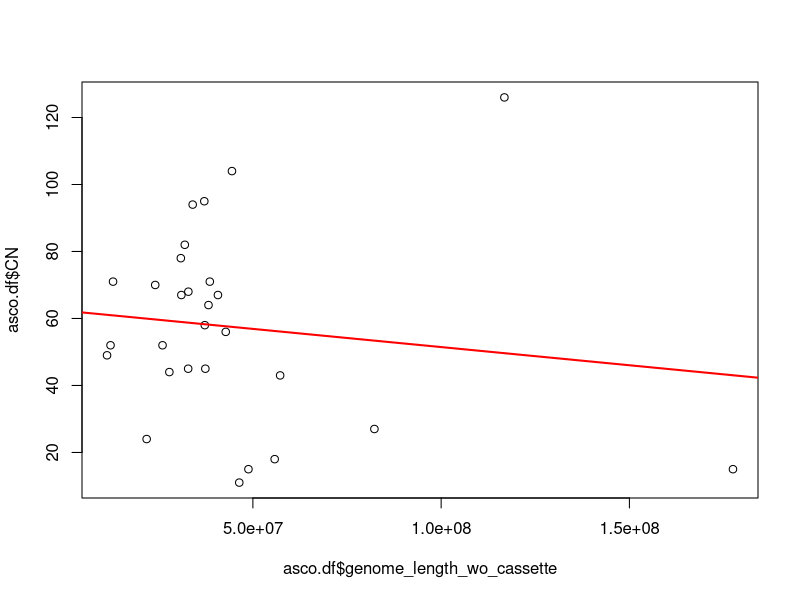
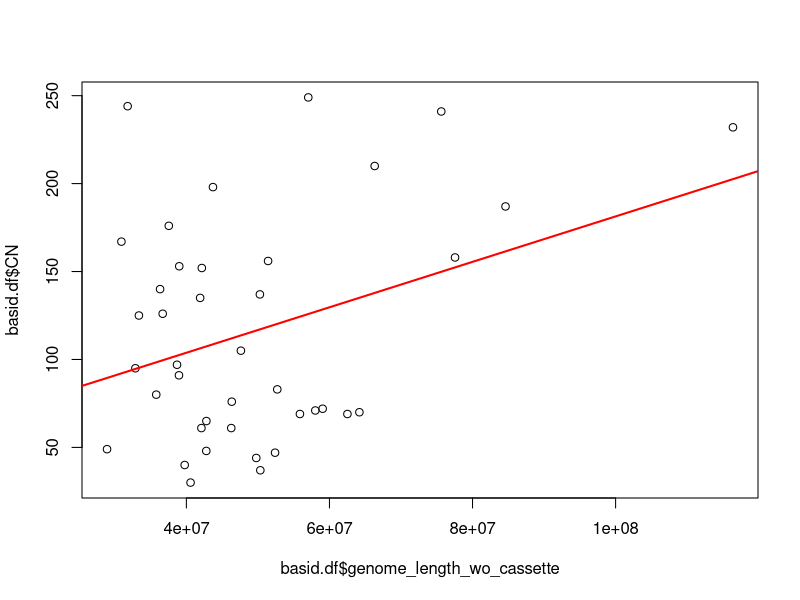
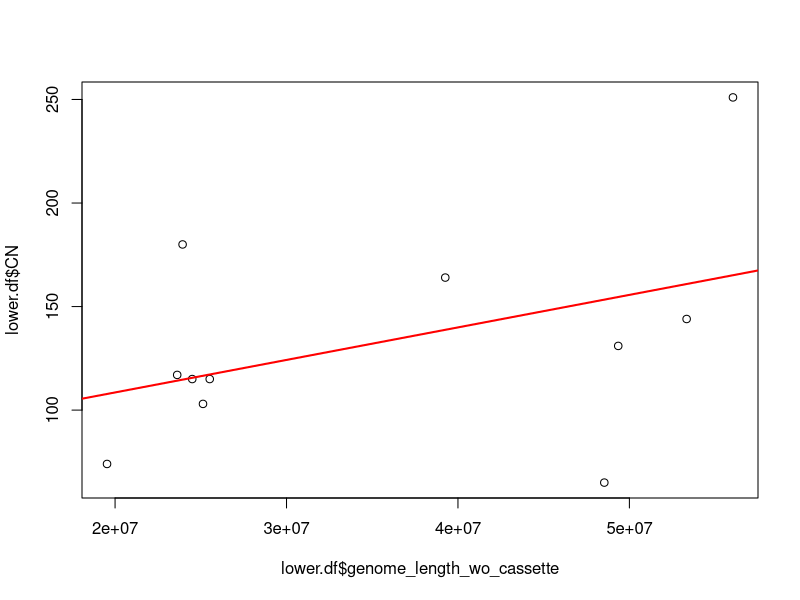
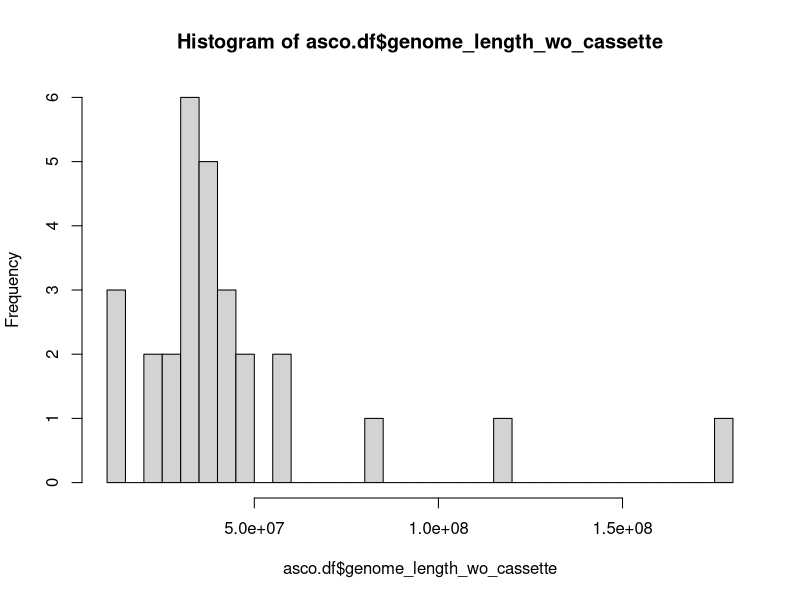
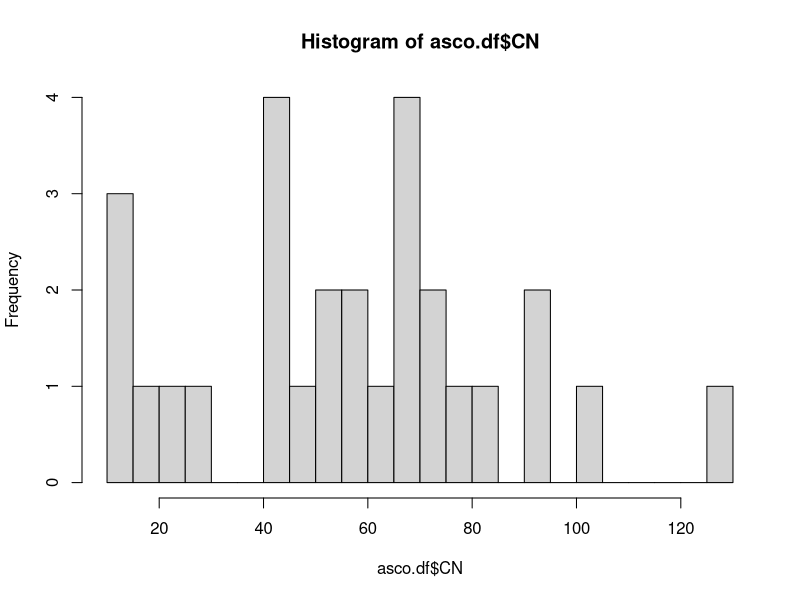
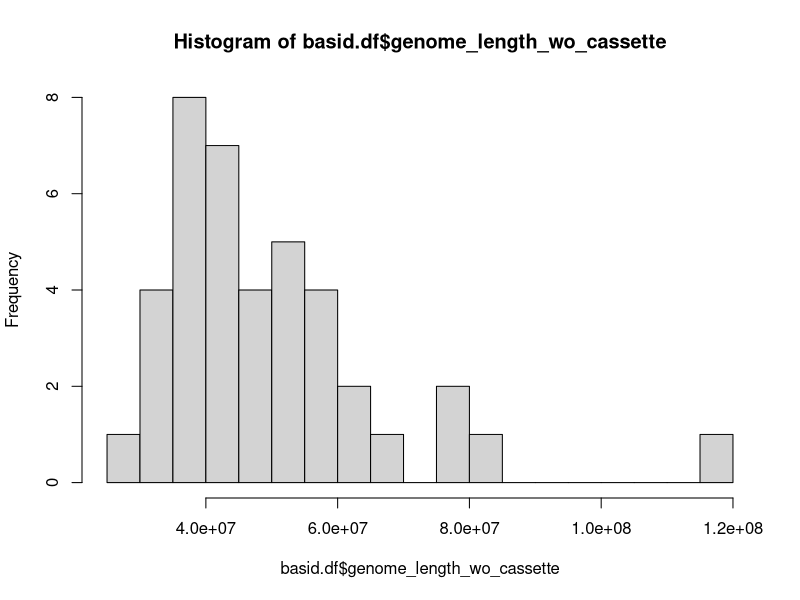
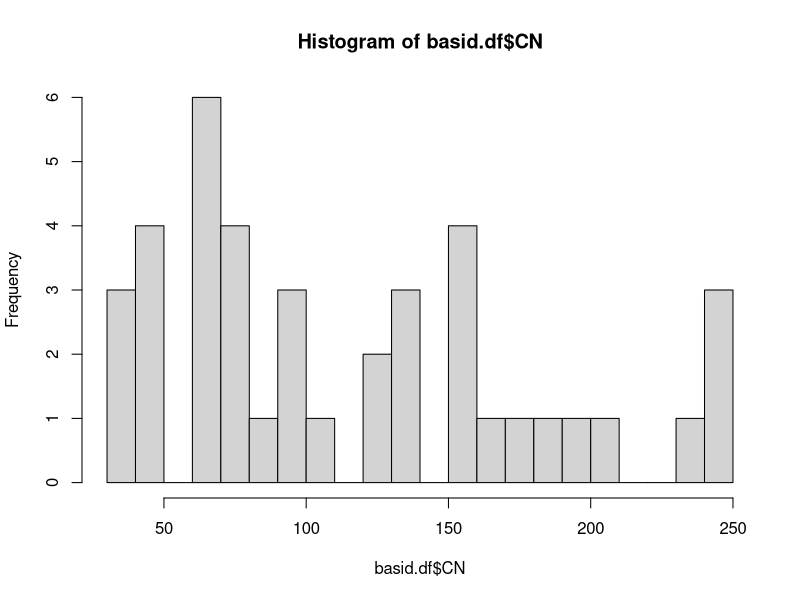
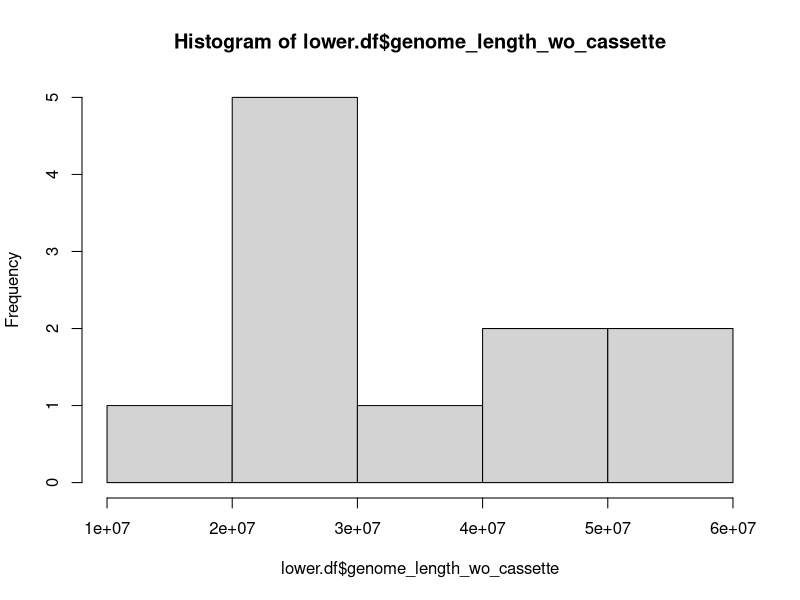

Recreate these plots in R, in order.
setwd("~/Desktop/J.Mol.Ecol.Revised")

#Read in file
df<- read.csv("genome_size.csv")

#exclue Basidiobolus outlier 
df_noB<- df[ df$Genus!="Basidiobolus",] 
#exclue NA's
df_noB_noOut<- df_noB[ !is.na(df_noB$genome.size..Mbp.),] 


#normallize genome size by the size of rDNA cassette 
cassette_size_in_bp<- df_noB_noOut$CN*3900 #assume 3900bp for average single cassette size
genome_size_in_pb<- df_noB_noOut$genome.size..Mbp.*1000000 # Mbp convert to bp
genome_length_wo_cassette<- genome_size_in_pb - cassette_size_in_bp #subtract casette size from genome size
df_with_rDNA_size<-cbind(df_noB_noOut, genome_length_wo_cassette )

#seperate Basids, Ascos, Lower
asco.df<- df_with_rDNA_size[df_with_rDNA_size$Phylum == "Ascomycota",] 
basid.df<- df_with_rDNA_size[df_with_rDNA_size$Phylum == "Basidiomycota",] 
lower.df<- df_with_rDNA_size[df_with_rDNA_size$Phylum != "Basidiomycota", ]
lower.df<- lower.df[lower.df$Phylum != "Ascomycota",]

#check assumptions for Pearson's 
#linear? Ascos
plot(asco.df$genome_length_wo_cassette, asco.df$CN)
abline(lm(asco.df$CN ~ asco.df$genome_length_wo_cassette), col='red',lwd=2)
#linear? Basids
plot(basid.df$genome_length_wo_cassette, basid.df$CN)
abline(lm(basid.df$CN ~ basid.df$genome_length_wo_cassette), col='red',lwd=2)
#linear? lower
plot(lower.df$genome_length_wo_cassette, lower.df$CN)
abline(lm(lower.df$CN ~ lower.df$genome_length_wo_cassette), col='red',lwd=2)

#normal? Ascos
hist(asco.df$genome_length_wo_cassette, breaks = 30)
shapiro.test(asco.df$genome_length_wo_cassett) #not normal genome length (<.05)
hist(asco.df$CN, breaks = 30)
shapiro.test(asco.df$CN) #normal CN (>.05)

#normal? Basids
hist(basid.df$genome_length_wo_cassette, breaks = 30)
shapiro.test(basid.df$genome_length_wo_cassett) #not normal genome length (<.05)
hist(basid.df$CN, breaks = 30)
shapiro.test(basid.df$CN) #normal CN (>.05)

#normal? Lower
hist(lower.df$genome_length_wo_cassette)
shapiro.test(lower.df$genome_length_wo_cassett) #not normal genome length(<.05)
hist(lower.df$CN, breaks = 30)
shapiro.test(lower.df$CN) #normal CN (>.05)

#normal after transformation? Ascos
hist(log(asco.df$genome_length_wo_cassette), breaks = 30)
shapiro.test(log(asco.df$genome_length_wo_cassette)) #normal genome length (>.05)
qqplot(log(asco.df$genome_length_wo_cassette), log(asco.df$CN))
hist(log(asco.df$CN), breaks = 30)
shapiro.test(log(asco.df$CN)) #normal CN (>.05)

#normal after transformation? Basids
hist(log(basid.df$genome_length_wo_cassette), breaks = 30)
shapiro.test(log(basid.df$genome_length_wo_cassett)) #normal (>.05)
qqplot(log(basid.df$genome_length_wo_cassette), log(basid.df$CN))
hist(log(basid.df$CN), breaks = 30)
shapiro.test(log(basid.df$CN)) #not normal (<.05)- don't transform

#normal after transformation? Lower
hist(log(lower.df$genome_length_wo_cassette))
shapiro.test(log(lower.df$genome_length_wo_cassett)) #not normal (<.05)
qqplot(log(lower.df$genome_length_wo_cassette), log(lower.df$CN))
hist(log(lower.df$CN))
shapiro.test(log(lower.df$CN)) #normal (>.05)

##Conclusion:
#transform all except CN for ascos (normal before transformation, not normal after)
#Question: what to do about the genome length for Lower? transformation with log didn't help

#Pearsons's 
#Ascos, log length, but not CN
cor.test(log(asco.df$genome_length_wo_cassette), asco.df$CN, method = "pearson") #not significant
#Basids log length, and log CN
cor.test(log(basid.df$genome_length_wo_cassette), log(basid.df$CN), method = "pearson") #not significant
#Lower log length (?still not normal), log CN
cor.test(log(lower.df$genome_length_wo_cassette), lower.df$CN, method = "pearson") #not significant

#Spearman's
#Ascos, log length but not CN
cor.test(log(asco.df$genome_length_wo_cassette), asco.df$CN, method = "spearman") #not significant
#Basids log length, and CN
cor.test(log(basid.df$genome_length_wo_cassette), log(basid.df$CN), method = "spearman") #not significant
#Lower log length (?still not normal), log CN
cor.test(log(lower.df$genome_length_wo_cassette), lower.df$CN, method = "spearman") #not significant


#Kendall's
#Ascos, log length but not CN
cor.test(log(asco.df$genome_length_wo_cassette), asco.df$CN, method = "kendall") #not significant
#Basids log length, and CN
cor.test(log(basid.df$genome_length_wo_cassette), log(basid.df$CN), method = "kendall") #not significant
#Lower log length (?still not normal), log CN
cor.test(log(lower.df$genome_length_wo_cassette), lower.df$CN, method = "kendall") #not significant



###try without log transforming anyhing 
#Pearsons's 
#Ascos no logs
cor.test(asco.df$genome_length_wo_cassette, asco.df$CN, method = "pearson") #not significant
#Basids no logs
cor.test(basid.df$genome_length_wo_cassette, basid.df$CN, method = "pearson") #not significant
#Lower no logs
cor.test(lower.df$genome_length_wo_cassette, lower.df$CN, method = "pearson") #not significant

#Spearman's
#Ascos, no logs
cor.test(asco.df$genome_length_wo_cassette, asco.df$CN, method = "spearman") #not significant
#Basids no logs
cor.test(basid.df$genome_length_wo_cassette, basid.df$CN, method = "spearman") #not significant
#Lower no logs
cor.test(lower.df$genome_length_wo_cassette, lower.df$CN, method = "spearman") #not significant


#Kendall's
#Ascos, no logs
cor.test(asco.df$genome_length_wo_cassette, asco.df$CN, method = "kendall") #not significant
#Basids no logs
cor.test(basid.df$genome_length_wo_cassette, basid.df$CN, method = "kendall") #not significant
#Lower no logs
cor.test(lower.df$genome_length_wo_cassette, lower.df$CN, method = "kendall") #not significant

#Ok Cool. Genome size independent of CN and CN are NOT correlated in ant way.
#Lets plot this to show it. 

#get plot range
CN_range<- range(df_with_rDNA_size$CN)
genome_size_range<- range(df_with_rDNA_size$genome_length_wo_cassette)

plot(asco.df$genome_length_wo_cassette, asco.df$CN,col = "#006666", pch = 20, xlab = "Geome size", ylab = "CN", 
     main = "corelation between genome size and CN", xlim = genome_size_range, ylim = CN_range)
abline(lm(asco.df$CN ~ asco.df$genome_length_wo_cassette), col = '#006666')
points(basid.df$genome_length_wo_cassette, basid.df$CN, col = '#CCCB64', pch = 20)
abline(lm(basid.df$CN ~ basid.df$genome_length_wo_cassette), col = '#CCCB64')
points(lower.df$genome_length_wo_cassette, lower.df$CN, col = '#F16639', pch = 20)
abline(lm(lower.df$CN ~ lower.df$genome_length_wo_cassette), col = '#F16639')
abline(lm(df_with_rDNA_size$CN ~ df_with_rDNA_size$genome_length_wo_cassette), col ="#5D2D88")


#How does this look as the log?
plot(log(asco.df$genome_length_wo_cassette), log(asco.df$CN),col = "#006666", pch = 20, xlab = "log Geome size", ylab = "log CN", 
     main = "genome size vs. CN", xlim = log(genome_size_range), ylim = log(CN_range))
abline(lm(log(asco.df$CN) ~ log(asco.df$genome_length_wo_cassette)), col = '#006666')
points(log(basid.df$genome_length_wo_cassette), log(basid.df$CN), col = '#CCCB64', pch = 20)
abline(lm(log(basid.df$CN) ~ log(basid.df$genome_length_wo_cassette)), col = '#CCCB64')
points(log(lower.df$genome_length_wo_cassette), log(lower.df$CN), col = '#F16639', pch = 20)
abline(lm(log(lower.df$CN) ~ log(lower.df$genome_length_wo_cassette)), col = '#F16639')
abline(lm(log(df_with_rDNA_size$CN) ~ log(df_with_rDNA_size$genome_length_wo_cassette)), col ="#5D2D88")

       
